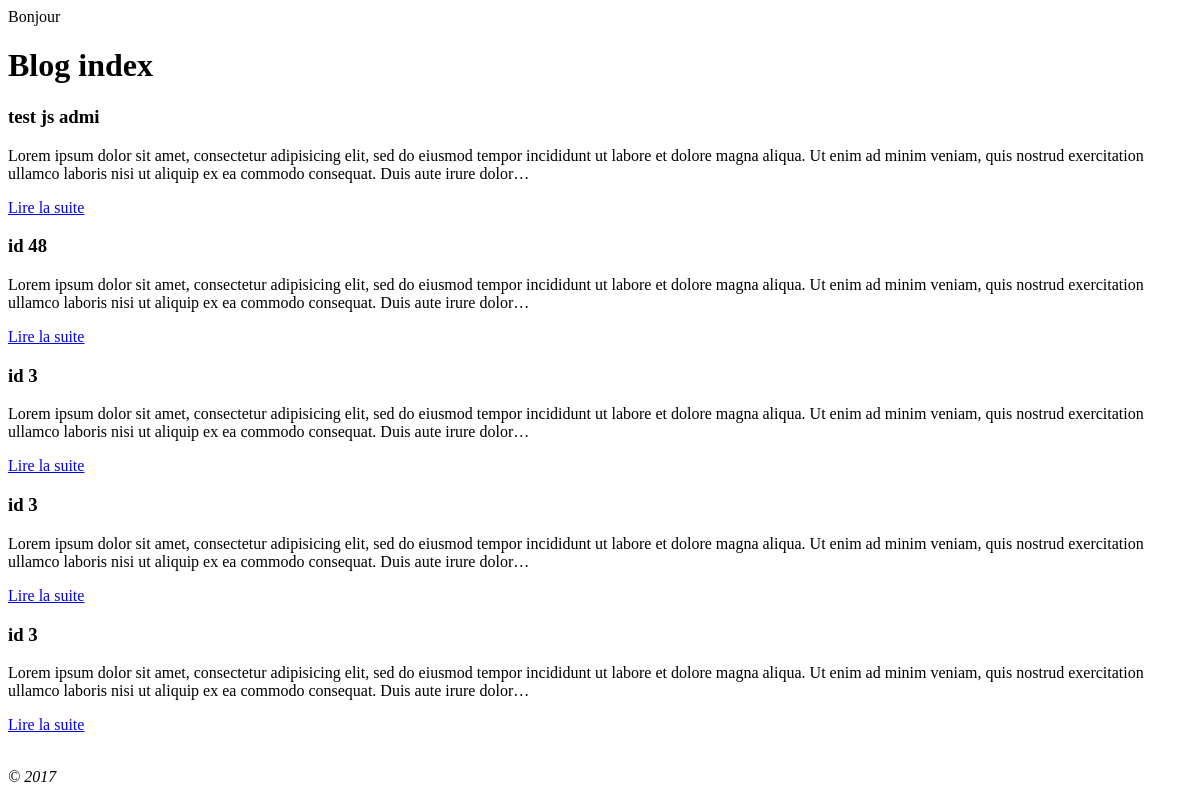
Page /index.php/admin/dashboard on the earlier database version.
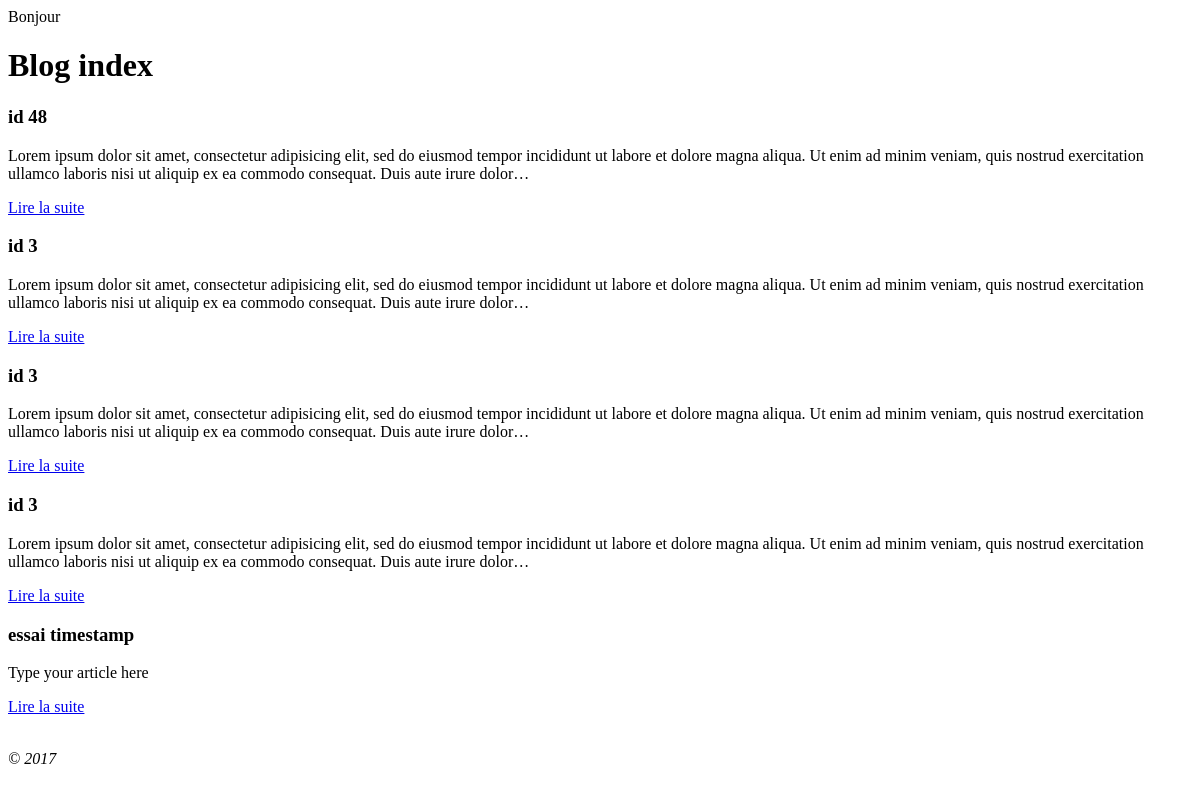
Same page on the later database version.
### tables this page shows
CREATE TABLE `article` (
  `id` int(11) NOT NULL,
  `title` varchar(128) NOT NULL,
  `slug` varchar(128) NOT NULL,
  `content` text NOT NULL,
  `date` timestamp NOT NULL DEFAULT CURRENT_TIMESTAMP
);

### application/controllers/Admin.php (called while the page is built, shortened)
<?php
class Admin extends CI_Controller {
  public function __construct()  {
    $this->load->model('user_model');
    $this->load->helper('url_helper');
    $this->load->helper('form');
    $this->load->library('form_validation');
  }
  function dashboard(){
    $data['is_admin'] = FALSE;
    $data['is_logged_in'] = $this->user_model->is_logged_in();
    $this->load->model('blog_model');
    $data['blog'] = $this->blog_model->get_article();
    $data['title'] = 'Blog index';
    $this->load->view('templates/header', $data);
    $this->load->view('blog/index', $data);
    $this->load->view('templates/footer');
  }
}

### index.php (called while the page is built, shortened)
<?php
require_once BASEPATH.'core/CodeIgniter.php';

### application/models/Blog_model.php (called while the page is built, shortened)
<?php
class Blog_model extends CI_Model {
  public function get_article($slug = FALSE) {
    if ($slug === FALSE) {
      $query = $this->db->get('article');
      return $query->result_array();
    }
    $query = $this->db->get_where('article', array('slug' => $slug));
    return $query->row_array();
  }
}

### application/views/blog/index.php (the view, shortened to what this page needs)
<?php foreach ($blog as $blog_item): ?>
  <h3><?=$blog_item['title'] ?></h3>
  <div class="main">
    <?=character_limiter($blog_item['content'], 256) ?>
  </div>
  <p><a href="<?=site_url('blog/'.$blog_item['slug']) ?>">Lire la suite</a></p>
  <?php
endforeach;

### application/views/templates/header.php (shortened to what this page needs)
<!DOCTYPE html>
<html>
<head>
</head>
<body>
  <?="Bonjour ".$this->session->username ;?>
  <h1><?=$title ?></h1>

### application/views/templates/footer.php
<br>
<em>&copy; 2017</em>
       </body>
</html>

Differences in the rows shown:
removed article: title "test js admi", content "Lorem ipsum dolor sit amet, consectetur adipisicing elit, sed do eiusmod tempor incididunt ut labore et dolore magna aliqua. Ut enim ad minim veniam, quis nostrud exercitation ullamco laboris nisi ut aliquip ex ea commodo consequat. Duis aute irure dolor…"
added article: title "essai timestamp", content "Type your article here"
